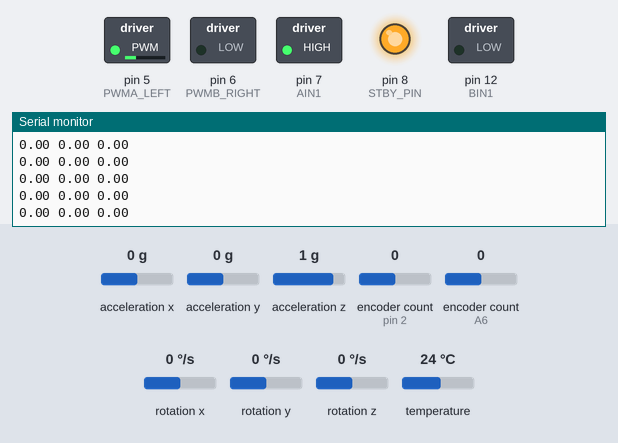
A sketch run on a simulated Arduino Nano, built with avr-gcc and run on an emulated ATmega328P. Shown: switched loads named in the sketch (green lamp = pin HIGH), output pins drawn as LEDs (lit = HIGH), the last lines printed to the serial monitor. Inputs (shaded band) come from the test bench; at power-on: acceleration x 0 g, rotation z 0 °/s, acceleration y 0 g, acceleration z 1 g, encoder count (sensors on pin 2, A6) 0, rotation x 0 °/s, rotation y 0 °/s, temperature 24 °C.

Above: at 1.3 s.
1.4 s: acceleration x set to 1.4 g
At 1.9 s:
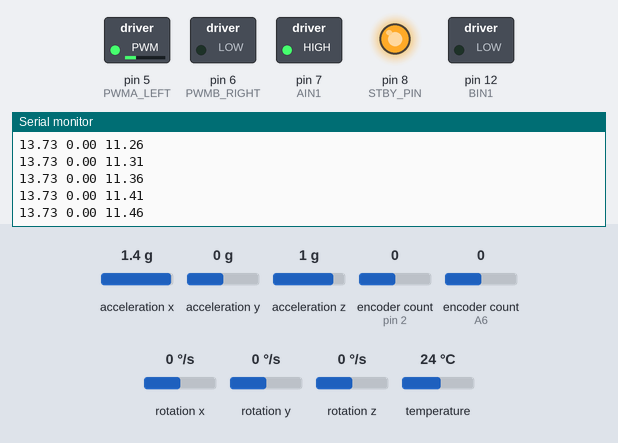
4.4 s: rotation z set to -2 °/s
At 5.1 s:
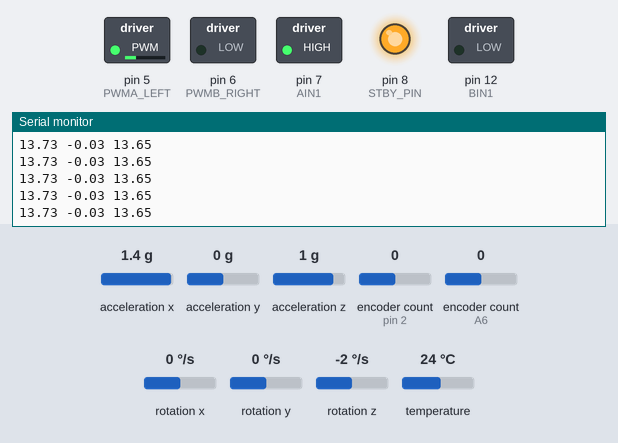
Timing chart, 0 to 7.4 s (numbered marks = the images above; inputs shaded):
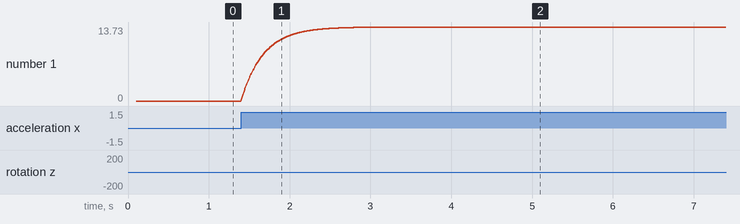

Measured:
- after the input at 1.4 s, the serial monitor: prints a new line at once (image 1)
- plotted number 1: 0 → 13.73 after the input at 1.4 s

The sketch:

basic_readings.ino
```cpp
// Basic demo for accelerometer readings from Adafruit MPU6050
#define VOL_MEASURE_PIN A2
#define ECHO_PIN A3
#define TRIG_PIN 11
#define RECV_PIN 9
#define NUMPIXELS 4
#define RGB_PIN 3
#define AIN1 7
#define PWMA_LEFT 5
#define BIN1 12
#define PWMB_RIGHT 6
#define STBY_PIN 8
#define ENCODER_LEFT_A_PIN 2
#define ENCODER_LEFT_B_PIN A7
#define ENCODER_RIGHT_A_PIN 4
#define ENCODER_RIGHT_B_PIN A6
#define IR_SEND_PIN 9
#define LEFT_RECEIVE_PIN A0
#define RIGHT_RECEIVE_PIN A1
#define KEY_MODE 10
#include <Adafruit_MPU6050.h>
#include <Adafruit_Sensor.h>
#include <Wire.h>
#include <Encoder.h>

#define ENCODER_LEFT_A_PIN 2
#define ENCODER_LEFT_B_PIN A7
#define ENCODER_RIGHT_A_PIN 4
#define ENCODER_RIGHT_B_PIN A6

Encoder left_encoder( ENCODER_LEFT_A_PIN, ENCODER_LEFT_B_PIN );
Encoder right_encoder( ENCODER_RIGHT_B_PIN, ENCODER_RIGHT_A_PIN );

long left_angle  = -999;
long right_angle  = -999;


volatile unsigned long int left_encoder_a_count = 0;
volatile unsigned long int left_encoder_b_count = 0;
volatile unsigned long int right_encoder_a_count = 0;
volatile unsigned long int right_encoder_b_count = 0;
Adafruit_MPU6050 mpu;
float last_gxx = 0;
float last_body_angle = 0;
void motor_init()
{
  pinMode(AIN1, OUTPUT);
  pinMode(BIN1, OUTPUT);
  pinMode(PWMA_LEFT, OUTPUT);
  pinMode(PWMB_RIGHT, OUTPUT);
  digitalWrite(AIN1, HIGH);
  digitalWrite(BIN1, LOW);
  analogWrite(PWMA_LEFT, 0);
  analogWrite(PWMB_RIGHT, 0);
  pinMode(STBY_PIN, OUTPUT);
  digitalWrite(STBY_PIN, HIGH);
  //left_encoder.write(0);
}
void motor_left_command( int speed )
{
    if ( speed >= 0 )
    {
      digitalWrite( AIN1, 1 );
      analogWrite( PWMA_LEFT, speed );
    }
  else
    {
      digitalWrite( AIN1, 0 );
      analogWrite( PWMA_LEFT, -speed );
    }
}

// reverses the sign of "speed"
void motor_right_command( int speed )
{
  if ( speed >= 0 )
    {
      digitalWrite( BIN1, 1 );
      analogWrite( PWMB_RIGHT, speed );
    }
  else
    {
      digitalWrite( BIN1, 0 );
      analogWrite( PWMB_RIGHT, -speed );
    }
}
void setup(void) {


  Serial.begin(115200);
  motor_init();
  motor_left_command(70);

 // Serial.println("Adafruit MPU6050 test!");

  // Try to initialize!
  if (!mpu.begin()) {
    //Serial.println("Failed to find MPU6050 chip");
    while (1) {
      delay(10);
    }
  }
  //Serial.println("MPU6050 Found!");

  mpu.setAccelerometerRange(MPU6050_RANGE_8_G);
  //Serial.print("Accelerometer range set to: ");

  mpu.setGyroRange(MPU6050_RANGE_500_DEG);
  //Serial.print("Gyro range set to: ");


  mpu.setFilterBandwidth(MPU6050_BAND_21_HZ);
  //Serial.print("Filter bandwidth set to: ");


  //Serial.println("");
  delay(100);
}

void loop() {
 //gzz and axx
  /* Get new sensor events with the readings */
  sensors_event_t a, g, temp;
  mpu.getEvent(&a, &g, &temp);

  /* Print out the values */

  Serial.print(a.acceleration.x);
  Serial.print(" ");


  Serial.print(g.gyro.z);
  float gscale = 0.025;
  float Kf_body = 0.02

  ;
  float gxx = g.gyro.z;
  float ayy = a.acceleration.x;
  float body_angle = last_body_angle + gscale*(gxx + last_gxx);
      // measurement update
  body_angle = body_angle - Kf_body*(body_angle - ayy);
  last_body_angle = body_angle;
  last_gxx = gxx;
  Serial.print(" ");
  Serial.print(body_angle);
  Serial.println(" ");

  delay(2);
}
```
